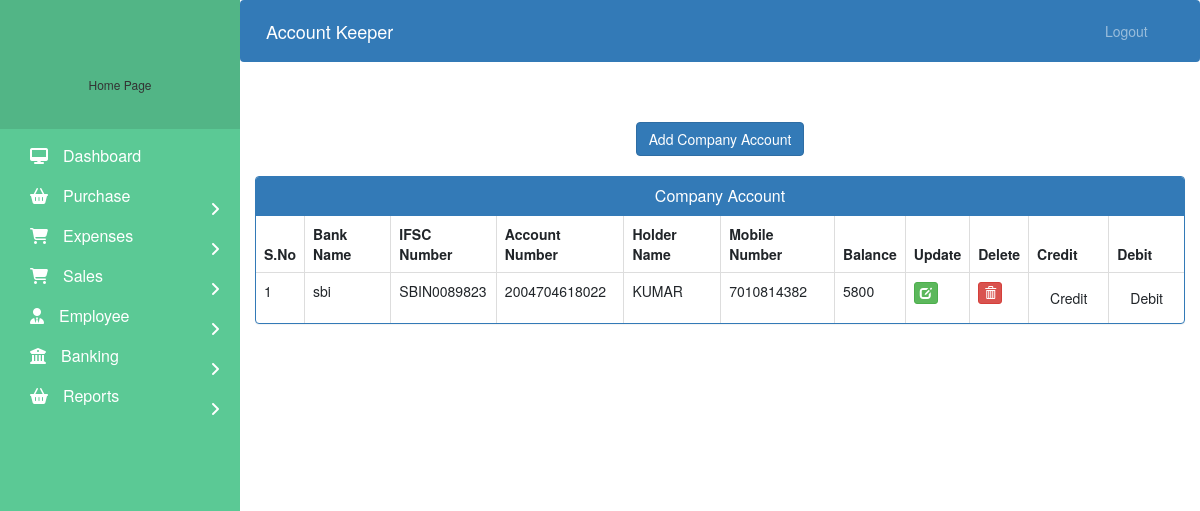
The page /banking/add_bank on the database its author committed.
### Banking/models.py (models this page shows)
class Banking(models.Model):
    Bank_Name = models.CharField(max_length = 30)
    IFSC_Number = models.CharField(max_length = 10)
    Account_Number = models.IntegerField()
    Holder_Name = models.CharField(max_length = 25)
    Mobile_Number = models.IntegerField()
    Balance = models.IntegerField()
    class Meta:
        db_table="Banking"

### Banking/views.py (the view)
# urls.py: path('banking/add_bank', bnkView.bank_view, name='bank'),
def bank_view(request):
    bank = Banking.objects.all()
    if(bank!=''):
        return render(request,'Banking/bank.html',{'banking':bank})
    else:
        return render(request,'Banking/bank.html')

### templates/Banking/bank.html (shortened to what this page needs)
{% extends 'Base/navbar.html' %}
{% load widget_tweaks %}
{% block content %}
{% load static %}
<head>
  <link href="//netdna.bootstrapcdn.com/bootstrap/3.0.0/css/bootstrap.min.css" rel="stylesheet" id="bootstrap-css">
</head>
<div class="container-fluid">
  <div class="text-center">
    <a href="/add-bank" class="btn btn-primary">Add Company Account</a>
  </div><br>
    {% if banking %}
    <div class="panel panel-primary table-margin">
      <div class="panel-heading">
      <h2 class="panel-title text-center"> Company Account</h2>
    </div>
      <table class="table table-bordered">
        <thead>
          <tr>
            <th>S.No</th>
            <th>Bank Name</th>
            <th>IFSC Number</th>
            <th>Account Number</th>
            <th>Holder Name</th>
            <th>Mobile Number</th>
            <th>Balance</th>
            <th>Update</th>
            <th>Delete</th>
            <th>Credit</th>
            <th>Debit</th>
        </tr>
        </thead>
          {% for bank in banking %}
          <tbody>
            <tr>
              <td>{{forloop.counter}}</td>
              <td>{{bank.Bank_Name}}</td>
              <td>{{bank.IFSC_Number}}</td>
              <td>{{bank.Account_Number}}</td>
              <td>{{bank.Holder_Name}}</td>
              <td>{{bank.Mobile_Number}}</td>
              <td>{{bank.Balance}}</td>
              <td><a class="btn btn-success btn-xs" href="{% url 'update-bank' bank.id  %}"><span class="glyphicon glyphicon-edit"></span></a></td>
              <td><a class="btn btn-danger btn-xs" href="{% url 'delete-bank' bank.id  %}"><span class="glyphicon glyphicon-trash"></span></a></td>
              <td><a class="btn btn Success" href="{% url 'add-amt-bank' bank.id  %}">Credit</a> </td>
              <td><a class="btn btn Success" href="{% url 'choose-acc-bank' bank.id  %}">Debit</a> </td>
          </tr>
          </tbody>
          {% endfor %}
      </table>
    {% else %}<br><br><br>
      <h4 style="text-align: center;color: red;">No Company Account Found !!!</h4>
    {% endif %}
    </div>
{% endblock content %}

### templates/Base/navbar.html (style rules this page uses)
a:link { text-decoration: none; }
a { color: white; }
body { padding-left: 240px; }

### rows shown on the page
Banking: Bank_Name "sbi", IFSC_Number "SBIN0089823", Account_Number "2004704618022", Holder_Name "KUMAR", Mobile_Number "7010814382", Balance "5800"
